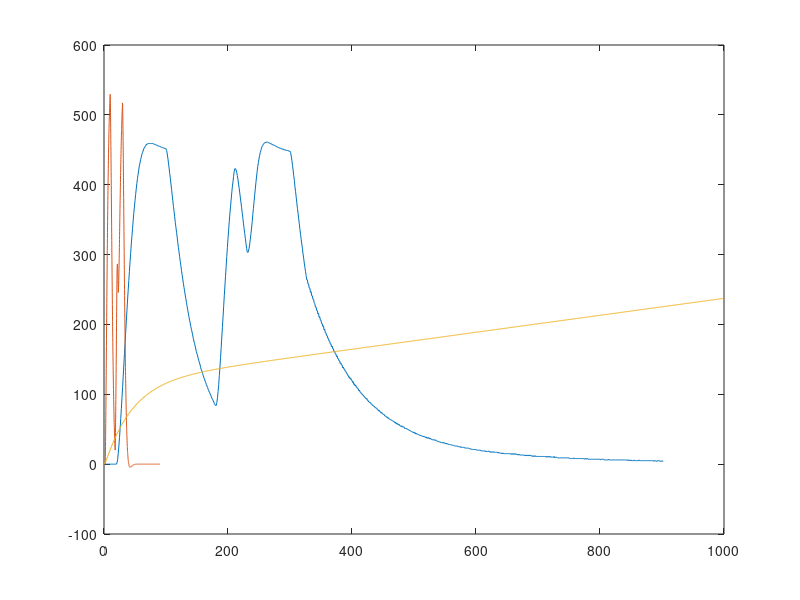

This figure's MATLAB source: (Note: this script raises an error after producing the figure.)
hold off
clear all
clc
close all
%graphics_toolkit('gnuplot')

pkg load control

%ingresamos los valores de input y output
%input = voltaje
%output = valor asocieado a la temperatura, mientras mas alto, mas caliente el horno

input = [0
0
0
0
0
0
0
0
0
0
0
0
0
0
0
0
0
0
0
0
5
5
5
5
5
5
5
5
5
5
5
5
5
5
5
5
5
5
5
5
5
5
5
5
5
5
5
5
5
5
5
5
5
5
5
5
5
5
5
5
5
5
5
5
5
5
5
5
5
5
5
5
5
5
5
5
5
5
5
5
5
5
5
5
5
5
5
5
5
5
5
5
5
5
5
5
5
5
5
5
0
0
0
0
0
0
0
0
0
0
0
0
0
0
0
0
0
0
0
0
0
0
0
0
0
0
0
0
0
0
0
0
0
0
0
0
0
0
0
0
0
0
0
0
0
0
0
0
0
0
0
0
0
0
0
0
0
0
0
0
0
0
0
0
0
0
0
0
0
0
0
0
0
0
0
0
0
0
0
0
5
5
5
5
5
5
5
5
5
5
5
5
5
5
5
5
5
5
5
5
5
5
5
5
5
5
5
5
5
5
0
0
0
0
0
0
0
0
0
0
0
0
0
0
0
0
0
0
0
0
5
5
5
5
5
5
5
5
5
5
5
5
5
5
5
5
5
5
5
5
5
5
5
5
5
5
5
5
5
5
5
5
5
5
5
5
5
5
5
5
5
5
5
5
5
5
5
5
5
5
5
5
5
5
5
5
5
5
5
5
5
5
5
5
5
5
5
5
5
0
0
0
0
0
0
0
0
0
0
0
0
0
0
0
0
0
0
0
0
0
0
0
0
0
0
0
0
0
0
0
0
0
0
0
0
0
0
0
0
0
0
0
0
0
0
0
0
0
0
0
0
0
0
0
0
0
0
0
0
0
0
0
0
0
0
0
0
0
0
0
0
0
0
0
0
0
0
0
0
0
0
0
0
0
0
0
0
0
0
0
0
0
0
0
0
0
0
0
0
0
0
0
0
0
0
0
0
0
0
0
0
0
0
0
0
0
0
0
0
0
0
0
0
0
0
0
0
0
0
0
0
0
0
0
0
0
0
0
0
0
0
0
0
0
0
0
0
0
0
0
0
0
0
0
0
0
0
0
0
0
0
0
0
0
0
0
0
0
0
0
0
0
0
0
0
0
0
0
0
0
0
0
0
0
0
0
0
0
0
0
0
0
0
0
0
0
0
0
0
0
0
0
0
0
0
0
0
0
0
0
0
0
0
0
0
0
0
0
0
0
0
0
0
0
0
0
0
0
0
0
0
0
0
0
0
0
0
0
0
0
0
0
0
0
0
0
0
0
0
0
0
0
0
0
0
0
0
0
0
0
0
0
0
0
0
0
0
0
0
0
0
0
0
0
0
0
0
0
0
0
0
0
0
0
0
0
0
0
0
0
0
0
0
0
0
0
0
0
0
0
0
0
0
0
0
0
0
0
0
0
0
0
0
0
0
0
0
0
0
0
0
0
0
0
0
0
0
0
0
0
0
0
0
0
0
0
0
0
0
0
0
0
0
0
0
0
0
0
0
0
0
0
0
0
0
0
0
0
0
0
0
0
0
0
0
0
0
0
0
0
0
0
0
0
0
0
0
0
0
0
0
0
0
0
0
0
0
0
0
0
0
0
0
0
0
0
0
0
0
0
0
0
0
0
0
0
0
0
0
0
0
0
0
0
0
0
0
0
0
0
0
0
0
0
0
0
0
0
0
0
0
0
0
0
0
0
0
0
0
0
0
0
0
0
0
0
0
0
0
0
0
0
0
0
0
0
0
0
0
0
0
0
0
0
0
0
0
0
0
0
0
0
0
0
0
0
0
0
0
0
0
0
0
0
0
0
0
0
0
0
0
0
0
0
0
0
0
0
0
0
0
0
0
0
0
0
0
0
0
0
0
0
0
0
0
0
0
0
0
0
0
0
0
0
0
0
0
0
0
0
0
0
0
0
0
0
0
0
0
0
0
0
0
0
0
0
0
0
0
0
0
0
0
0
0
0
0
0
0
0
0
0
0
0
0
0
0
0
0
0
0
0
0
0
0
0
0
0
0
0
0
0
0
0
0
0
0
0
0
0
0
0
0
0
0
0
0
0
0
0
0
0
];

output = [0
0
0
0
0
0
0
0
0
0
0
0
0
0
0
0
0
0
0
0
2
7
16
26
38
51
65
80
95
110
126
142
158
174
189
205
220
235
249
263
276
290
302
315
326
337
348
359
368
377
386
394
402
409
415
421
427
431
436
439
443
446
448
451
453
454
456
457
458
458
459
459
459
459
459
459
459
459
459
458
458
458
457
457
457
456
456
455
455
455
454
454
454
453
453
453
452
452
452
451
449
444
438
431
424
416
409
401
393
385
377
369
362
354
346
339
332
325
317
310
304
297
290
284
277
271
265
259
253
248
242
237
231
226
221
216
211
206
202
197
193
189
185
180
176
173
169
165
161
158
155
151
148
145
142
138
135
133
130
127
124
122
119
117
114
112
110
107
105
103
101
99
97
94
93
91
89
87
85
84
84
88
95
104
114
127
139
153
167
182
196
211
226
241
255
269
283
297
310
323
335
347
358
368
378
388
397
404
412
419
423
423
421
418
413
408
401
395
388
381
374
367
359
352
344
337
330
323
316
309
304
303
305
309
315
322
330
338
347
357
366
376
385
394
403
411
419
426
432
437
442
446
449
452
455
456
458
459
460
460
461
461
461
461
460
460
460
459
459
458
458
457
457
457
456
456
455
455
454
454
453
453
453
452
452
452
451
451
451
450
450
450
450
449
449
449
449
448
448
448
446
441
435
428
421
413
406
397
390
382
374
366
359
351
344
336
329
322
315
309
301
295
288
282
276
270
264
264
258
258
252
252
246
247
241
241
236
236
231
230
225
225
220
220
215
216
210
211
206
206
201
201
197
198
192
193
188
188
184
184
180
180
176
176
172
172
168
169
165
165
161
162
158
158
154
155
151
151
148
148
144
145
142
142
138
139
136
136
133
133
130
130
127
127
124
125
122
123
120
120
117
118
114
115
112
113
110
110
108
108
105
106
103
103
101
101
99
99
97
97
95
95
93
94
91
91
89
89
88
88
86
86
84
84
83
83
81
81
80
80
78
78
76
77
75
75
73
74
72
72
71
71
69
69
68
68
66
67
65
65
64
64
63
63
62
62
61
61
59
60
58
59
57
58
56
57
55
55
54
55
53
54
53
53
51
51
51
51
50
50
49
49
48
48
47
47
46
46
45
46
44
45
43
44
43
43
42
42
42
41
41
41
40
40
39
40
39
39
38
39
37
38
37
38
36
37
36
36
35
35
35
35
34
35
34
34
33
33
32
32
32
32
31
31
31
31
30
31
30
30
29
30
29
29
29
28
28
28
28
28
27
27
27
27
26
26
26
26
26
26
25
25
25
25
24
25
24
24
24
24
24
23
23
23
23
23
23
23
22
22
22
22
21
21
21
21
21
21
21
21
20
20
20
20
20
20
20
19
19
19
19
19
19
19
18
19
18
18
18
19
18
18
17
18
17
17
17
18
17
17
17
17
17
17
16
17
16
16
16
16
15
16
15
16
15
15
15
15
15
15
15
15
15
15
15
15
14
15
14
15
14
15
14
15
14
14
13
14
13
14
13
13
13
13
13
13
13
13
12
13
12
13
12
13
12
13
12
13
12
12
11
12
11
12
11
12
11
11
11
11
11
11
11
11
11
11
11
11
11
11
11
11
10
11
10
11
10
11
10
11
10
10
10
10
10
11
9
10
10
10
9
9
9
9
9
9
9
9
9
9
9
9
9
9
9
9
9
9
9
9
8
8
8
8
8
8
8
9
8
8
8
8
8
8
8
8
8
8
8
8
8
8
8
8
7
8
8
7
8
8
7
7
7
7
7
7
7
7
7
7
7
7
7
7
7
7
7
7
7
7
6
7
7
7
7
7
6
6
6
6
6
6
6
7
6
6
6
6
6
6
6
6
6
6
6
6
6
6
6
6
6
6
6
6
6
6
6
6
6
6
6
6
6
6
5
6
6
5
5
6
5
5
5
5
6
5
5
5
5
5
5
5
6
5
5
5
5
5
5
5
5
5
5
5
5
5
5
5
5
5
5
5
5
5
5
5
4
5
5
5
4
4
5
5
5
5
4
4
4
5
4
4
];

%Graficamos

plot (output)
%======================================

%Empezamos con los minimos cuadrados, primero generamos el vector A y Y
maxRetardo=4;
n15=maxRetardo-1;
n25=maxRetardo-2;
Y5 = output(maxRetardo:length(output));
A5 = [-1*[output(1:length(output)-3)],-1*[output(2:length(output)-2)],-1*[output(3:length(output)-1)], [input(1:length(input)-3)], [input(2:length(input)-2)],[input(3:length(input)-1)]];


%Aplicamos de la ecuación de mínimos cuadrados
Coe5=inv(A5'*A5)*A5'*Y5;
CoeInv5= Coe5'
Saprox5 = tf([Coe5(6) Coe5(5) Coe5(4)],[1,Coe5(3),Coe5(2), Coe5(1)],0.1)
Vin =(1:0.001:1.9999)';
u=rand(20000,1)*10;
[y15 t15]=lsim(Saprox5,input);
hold on
plot(t15, y15)
%pan = c2d(Saprox,0.001)

%=======================================

%Empezamos con los minimos cuadrados, primero generamos el vector A y Y
maxRetardo=3;
n1=maxRetardo-1;
n2=maxRetardo-2;
Y = output(maxRetardo:length(output));
A = [-1*[output(1:length(output)-2)],-1*[output(2:length(output)-1)], [input(1:length(input)-2)],[input(2:length(input)-1)]];


%Aplicamos de la ecuación de mínimos cuadrados
Coe=inv(A'*A)*A'*Y;
CoeInv= Coe'
Saprox = tf([Coe(4) Coe(3)],[1,Coe(2),Coe(1)], 1)
[y1 t1]=lsim(Saprox,Vin);
hold on
plot(t1, y1)
%pan = c2d(Saprox,0.001)

A1= [-1*[0;output(1:length(output)-1)], [0;input(1:length(input)-1)]];
y = output;
Coe1=inv(A1'*A1)*A1'*y;
CoeInv1= Coe1'
pan = c2d(tf([Coe1(2)],[1,Coe1(1)], 1))
Saprox1 = pan
[y11 t11]=lsim(Saprox1,input);
hold on
plot(t11, y11)
